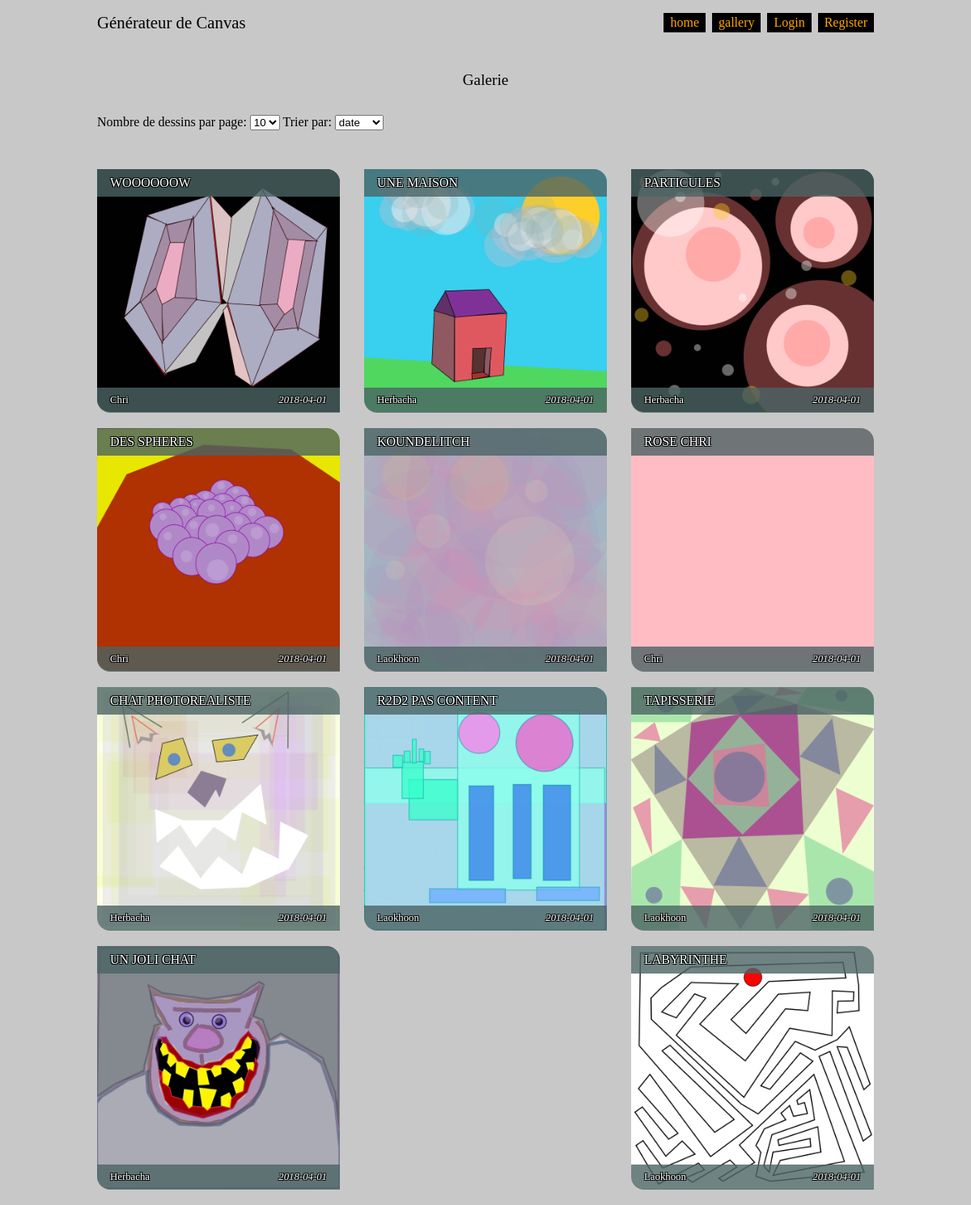
The app's page /index.php?action=gallery with its own data.
### tables this page shows
CREATE TABLE IF NOT EXISTS `dessins` (
  `id_dessin` int(10) NOT NULL AUTO_INCREMENT,
  `nom_membre` varchar(32) NOT NULL,
  `titre` varchar(64) NOT NULL,
  `date` date NOT NULL,
  `points` int(100) NOT NULL DEFAULT '0',
  PRIMARY KEY (`id_dessin`)
);

### controller/controller.php (called while the page is built, shortened)
<?php
require('./model/model.php');
		?>
		<?php
function gallery()
{
    $tri = Gallery::filterDessinParCat($_POST['trierPar']);
    $fichiersDessin = Gallery::displayDessins($tri);
    require('./view/galleryView.php');
    }

### model/model.php (called while the page is built, shortened)
<?php
class Crud
{
	private $_dbPort;
	private $_dbName;
	private $_dbCharset;
	private $_dbLogin;
	private $_dbPwd;
	private $_table;
	private function hydrate($reqDyn)
  	{
  		foreach ($reqDyn as $key => $value)
  		{
			if (isset($value))
			{
				$method = 'set'.ucfirst($key);
			}
  		}
  	}
	private function setDbHost($DbHost)
	{
		if (is_string($DbHost))
		{
			$this->_dbHost = htmlspecialchars($DbHost);
		}
	}
	private function setDbName($dbName)
	{
		if (is_string($dbName))
		{
			$this->_dbName = htmlspecialchars($dbName);
		}
	}
	private function setDbCharset($dbCharset)
	{
		if (is_string($dbCharset))
		{
			$this->_dbCharset = htmlspecialchars($dbCharset);
		}
	}
	private function setDbLogin($dbLogin)
	{
		if (is_string($dbLogin))
		{
			$this->_dbLogin = htmlspecialchars($dbLogin);
		}
	}
	private function setDbPwd($dbPwd)
	{
		if (is_string($dbPwd))
		{
			$this->_dbPwd = htmlspecialchars($dbPwd);
		}
	}
	private function setTable($table)
	{
		if (is_string($table))
		{
			$this->_table = htmlspecialchars($table);
		}
	}
	private function connectDb()
	{
	    try
	    {
	    	$this->_db = new PDO('mysql:host='.$this->_dbHost.'; port='.$this->_dbPort.';dbname='.$this->_dbName.'; charset='.$this->_dbCharset.'', ''.$this->_dbLogin.'', ''.$this->_dbPwd.'');
	    	$this->_db->setAttribute(PDO::ATTR_ERRMODE, PDO::ERRMODE_EXCEPTION);
	    }
	    catch (Exception $e)
	    {
	      	die('Erreur : ' . $e->getMessage());
	    }
	}
	private function execute($columns, $where, $typeReq, $req)
	{
		if ($typeReq == "SELECT" || $typeReq == "DELETE")
		{
			$index = 1;
			foreach ($where as $key1 => $title)
			{
				foreach ($title as $key2 => $value)
				{
					$focus = ":".$key1;
					$focus .= $index;
					$req->bindValue($focus, $value);
					$index++;
				}
			}
		$req->execute();
		}
	}
	private function prepare($columns, $where, $typeReq, $operator, $groupBy = "", $order = "")
	{
		if (isset($columns) && is_array($columns) && isset($where) && is_array($where) && isset($typeReq))
		{
			$prepareDyn = $typeReq." ";
			$prepareDyn .= $typeReq == "INSERT INTO" || $typeReq == "UPDATE" ?  $this->_table." " : "";
			$columnsLength = count($columns);
			$prepareDyn .= $typeReq == "INSERT INTO" ?  "( " : "";
			$prepareDyn .= $typeReq == "UPDATE" ? "SET " : "";
			foreach ($columns as $key => $value)
			{
				$forSelectGroupBy = $value;
				$prepareDyn .= $typeReq == "UPDATE" || $typeReq == "INSERT INTO" ? $key : $value;
				if ($key < $columnsLength)
				{
					$prepareDyn .= $typeReq == "INSERT INTO" || $typeReq == "SELECT" ? ", " : " = :";
					$prepareDyn .= $typeReq == "UPDATE" ? $key.", " : "";
				}
			}
			$prepareDyn = $typeReq != "DELETE" ? substr($prepareDyn, 0, strlen($prepareDyn) - 2) : $prepareDyn;
			$prepareDyn .= " ";
			$prepareDyn .= $typeReq == "INSERT INTO" ?  ") " : " ";
			$prepareDyn .= $typeReq == "SELECT" || $typeReq == "DELETE" ? "FROM " : "";
			$prepareDyn .= $typeReq == "SELECT" || $typeReq == "DELETE" ?  $this->_table : "";
			$prepareDyn .= $typeReq != "INSERT INTO" && $where != array() ? " WHERE ": "";
			$prepareDyn .= $typeReq == "INSERT INTO" ? "VALUES ( " : "";
			if ($typeReq == "SELECT" || $typeReq == "UPDATE" || $typeReq == "DELETE")
			{
				$arrayMultiLength = array_sum(array_map("count", $where));
				$index = 1;
				foreach ($where as $key1 => $title)
				{
					foreach ($title as $key2 => $value)
					{
						$prepareDyn .= $key1." = :".$key1.$index;
						if ($index < $arrayMultiLength)
						{
							$prepareDyn .= " ".$operator." ";
						}
						$index++;
					}
				}
			}
			$prepareDyn .= $typeReq == "INSERT INTO" ?  ") " : "";
			$prepareDyn .= $typeReq == "SELECT" && $groupBy == TRUE ? " GROUP BY ".$forSelectGroupBy : "";
			$prepareDyn .= $typeReq == "SELECT" && $order != "" ? " ORDER BY ".$order : "";
			$req = $this->_db->prepare($prepareDyn);
			$this->execute($columns, $where, $typeReq, $req);
			return $req;
		}
	}
	public function select($columns, $whereDyn, $operator, $groupBy = "", $order = "")
	{
		if (isset($columns) && isset($whereDyn) && isset($operator) && isset($groupBy))
		{
			$req = $this->prepare($columns, $whereDyn, 'SELECT', $operator, $groupBy, $order);
		   	$members = $req->fetchAll();
			return $members;
		}
	}
}
class Gallery
{
	public static function displayDessins($filterBy)
	{
		$dbGalleryCoo = ["dbHost" => "localhost", "dbPort" => "", "dbName" => "gen_code_canvas", "dbCharset" => "utf8", "dbLogin" => "root", "dbPwd" => "", "table" => "dessins"];
		$crud = new Crud($dbGalleryCoo);
		$columns = array ("*");
		$whereDyn = array();
		$operator = "";
		$groupBy = "";
		$order = $filterBy;
		$dessinsInfo = $crud->select($columns, $whereDyn, $operator, $groupBy, $order);
		foreach ($dessinsInfo as $key => $value)
		{
			$dessinsInfo[$key][0] = "./assets/gallery/".$value[1]."/".$value[0];
		}
		return $dessinsInfo;
	}
	public static function filterDessinParCat($input)
	{
		$input = htmlspecialchars($input);
		$columnName = "";
		$columnName = $input == "date" ? "date DESC" : $columnName;
		$columnName = $input == "auteur" ? "nom_membre" : $columnName;
		$columnName = $input == "nom" ? "titre" : $columnName;
		return $columnName;
	}
}

### view/galleryView.php (the view, shortened to what this page needs)
    <div id="main">
    	<h2>Galerie</h2>
	    <div class="filtres">
	    	<form method="post" id="formFilter" action="index.php?action=gallery">
			   	<p>
			       	<label for="parPage">Nombre de dessins par page:</label>
			       	<select name="parPage" id="parPage">
			           	<option value="10"<?=$GLOBALS['parPageSelected'][0]?>>10</option>
			       	</select>
			       	<label for="trierPar">Trier par:</label>
			       	<select name="trierPar" id="trierPar">
			       		<option value="date"<?=$GLOBALS['trierParSelect'][0]?>>date</option>
			       	</select>
			   	</p>
			</form>
		</div>
		<div class="dessins">
		    <?php foreach ($fichiersDessin as $key => $value)
		    {
		    ?>
			<div class="dessin">
			    <?php
			    	$contenu = $fichiersDessin[$key][0].'.png';
			    	echo '<img src="'.$contenu.'">';
				?>
				<div class="dessinInfo">
			    	<p class="dessinTitre"><?=$fichiersDessin[$key][2]?></p>
			    	<p class="dessinAuteur"><?=$fichiersDessin[$key][1]?></p>
			    	<p class="dessinDate"><?=$fichiersDessin[$key][3]?></p>
			    </div>
				</div>
				<?php
			    }
		    ?>
		</div>
	</div>
	<?php
$content = ob_get_clean();
require('./view/template.php');
?>

### index.php (shortened to what this page needs)
<?php
require('./controller/controller.php');
if (isset($_GET['action']))
{
	if ($_GET['action'] == 'home')
	{
    	home();
    }
    else if ($_GET['action'] == 'log' && (!isset($GLOBALS['sessionAuthOk']) || $GLOBALS['sessionAuthOk'] === FALSE))
    {
    	auth();
    }
    else if ($_GET['action'] == 'gallery')
    {
    	gallery();
    }
}
else
{
	home();
}

### view/headerView.php (shortened to what this page needs)
<header>
    <h1>Générateur de Canvas</h1>
    <div class="connect">
    	<a href="index.php?action=home" class="submit">home</a>
    	<a href="index.php?action=gallery" class="submit">gallery</a>
	    <?php
	    	if ($GLOBALS['sessionAuthOk'] === TRUE)
	    	{
	    ?>
	    		<a href="index.php?action=log&log=out" class="submit">Logout</a>
	    <?php
			}
			else
			{
		?>
				<a href="index.php?action=log&log=in" class="submit">Login</a>
				<a href="index.php?action=log&log=reg" class="submit">Register</a>
		<?php
			}
	    ?>
	</div>
</header>
<?php $header = ob_get_clean(); ?>

### view/template.php (shortened to what this page needs)
<?php require('./view/headerView.php'); ?>
<!DOCTYPE html>
<html lang="fr">
<head>
    <link rel="stylesheet" href="assets/css/style.css">
</head>
<header><?=$header?></header>
<body><?=$content?></body>
</html>

### assets/css/style.css (style rules this page uses)
html, body, header, nav, footer, section, div, span, h1, h2, h3, p, a, blockquote, cite, img, ol, ul, li, form, input, fieldset, label, legend, code, button { margin: 0; padding: 0; border: 0; box-sizing: border-box; font-size: 100%; font: inherit; vertical-align: baseline; font-weight: normal; box-shadow: none; }
html { height: 100%; background-color: #c8c8c8; }
body { margin-left: auto; margin-right: auto; max-width: 960px; display: flex; flex-direction: column; justify-content: space-between; align-items: center; }
h2 { text-align: center; }
h1 { margin: 1rem 0; font-size: 1.2rem; }
.submit { margin-left: .5rem; padding: .2rem .5rem; text-decoration: none; color: orange; background-color: black; }
header { width: 100%; display: flex; justify-content: space-between; }
header h1 { flex: 3; font-size: 1.3rem; }
header .connect { flex: 1; display: flex; justify-content: flex-end; align-items: center; }
#main h2 { margin: 2rem 0; font-size: 1.2rem; }
#main form { display: flex; flex-direction: column; align-items: flex-start; }
#main form label { margin-top: .5rem; }
#main .dessins { margin-top: 3rem; display: flex; flex-wrap: wrap; justify-content: space-between; }
#main .dessins .dessin { margin-bottom: 1rem; position: relative; max-width: 300px; height: auto; }
#main .dessins .dessin img { border-top-right-radius: 1rem; border-bottom-left-radius: 1rem; max-width: 300px; height: auto; background-color: white; }
#main .dessins .dessin .dessinInfo { position: absolute; top: 0; left: 0; height: 99%; width: 100%; display: flex; flex-wrap: wrap; justify-content: flex-end; align-items: baseline; color: white; text-shadow: black 1px 1px, black -1px 1px, black -1px -1px, black 1px -1px; }
#main .dessins .dessin .dessinInfo .dessinTitre { border-top-right-radius: 1rem; padding: .5rem 1rem; width: 100%; text-transform: uppercase; text-align: left; background-color: rgba(75, 100, 100, 0.8); }
#main .dessins .dessin .dessinInfo .dessinAuteur { border-bottom-left-radius: 1rem; padding: .5rem 1rem; flex: 1; align-self: flex-end; font-size: .8rem; text-align: left; background-color: rgba(75, 100, 100, 0.8); }
#main .dessins .dessin .dessinInfo .dessinAuteur:first-letter { text-transform: uppercase; }
#main .dessins .dessin .dessinInfo .dessinDate { padding: .5rem 1rem; flex: 1; align-self: flex-end; font-size: .8rem; font-style: italic; text-align: right; background-color: rgba(75, 100, 100, 0.8); }

### records on screen
dessins: shows a picture, titre "WOOOOOOW", nom_membre "Chri", date "2018-04-01"
dessins: shows a picture, titre "UNE MAISON", nom_membre "Herbacha", date "2018-04-01"
dessins: shows a picture, titre "PARTICULES", nom_membre "Herbacha", date "2018-04-01"
dessins: shows a picture, titre "DES SPHERES", nom_membre "Chri", date "2018-04-01"
dessins: shows a picture, titre "KOUNDELITCH", nom_membre "Laokhoon", date "2018-04-01"
dessins: shows a picture, titre "ROSE CHRI", nom_membre "Chri", date "2018-04-01"
dessins: shows a picture, titre "CHAT PHOTOREALISTE", nom_membre "Herbacha", date "2018-04-01"
dessins: shows a picture, titre "R2D2 PAS CONTENT", nom_membre "Laokhoon", date "2018-04-01"
dessins: shows a picture, titre "TAPISSERIE", nom_membre "Laokhoon", date "2018-04-01"
dessins: shows a picture, titre "UN JOLI CHAT", nom_membre "Herbacha", date "2018-04-01"
dessins: shows a picture, titre "LABYRINTHE", nom_membre "Laokhoon", date "2018-04-01"
